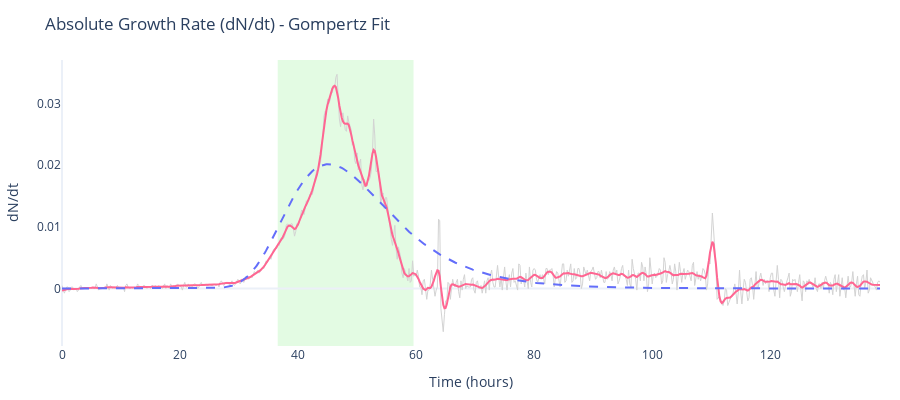

This figure's notebook cell:
### Code cell
# Visualize the absolute growth rate (dN/dt) for the Gompertz fit
# This plot shows:
# - Raw dN/dt calculated from data (light grey, noisy)
# - Smoothed dN/dt using Savitzky-Golay filter (pink/red)
# - Model-derived dN/dt from Gompertz equation (dashed blue)
# - Exponential phase boundaries (shaded region, based on μ not dN/dt)

fig_dndt = gc.plot.plot_derivative_metric(
    time,
    data,
    metric="dndt",  # Absolute growth rate (not normalized)
    fit_result=gompertz_fit,
    phase_boundaries=(
        gompertz_stats["exp_phase_start"],
        gompertz_stats["exp_phase_end"],
    ),
    title="Absolute Growth Rate (dN/dt) - Gompertz Fit",
)

fig_dndt.show()

### Figure 1 — Plotly figure (JSON) as saved in the notebook; plotly's stock layout.template omitted (floating-point values rounded to 4 significant figures; data arrays with more than 128 entries replaced by an {"elided": "..."} marker saying what was removed)
{"data": [{"hovertemplate": "Time=%{x:.2f}<br>dN/dt (raw)=%{y:.4f}<extra></extra>", "line": {"color": "lightgrey", "width": 1}, "mode": "lines", "name": "Raw", "showlegend": false, "type": "scatter", "x": {"elided": "694 float values"}, "y": {"elided": "694 float values"}}, {"hovertemplate": ["Time=%{x:.2f}<br>dN/dt (smoothed)=%{y:.4f}<extra></extra>"], "line": {"color": "#FF6692", "width": 2}, "mode": "lines", "name": "Smoothed", "showlegend": false, "type": "scatter", "x": {"elided": "694 float values"}, "y": {"elided": "694 float values"}}, {"hovertemplate": "Time=%{x:.2f}<br>dN/dt (fitted)=%{y:.4f}<extra></extra>", "line": {"color": "#636EFA", "dash": "dash", "width": 2}, "mode": "lines", "name": "Fitted", "showlegend": false, "type": "scatter", "x": {"elided": "694 float values"}, "y": {"elided": "694 float values"}}], "layout": {"height": 400, "margin": {"b": 40, "l": 40, "r": 20, "t": 60}, "paper_bgcolor": "white", "plot_bgcolor": "white", "shapes": [{"fillcolor": "lightgreen", "layer": "below", "line": {"width": 0}, "opacity": 0.25, "type": "rect", "x0": 36.55, "x1": 59.56, "xref": "x", "y0": 0, "y1": 1, "yref": "y domain"}], "showlegend": false, "title": {"text": "Absolute Growth Rate (dN/dt) - Gompertz Fit"}, "xaxis": {"range": [0, 138.6], "showgrid": false, "title": {"text": "Time (hours)"}}, "yaxis": {"showgrid": false, "title": {"text": "dN/dt"}}}}
